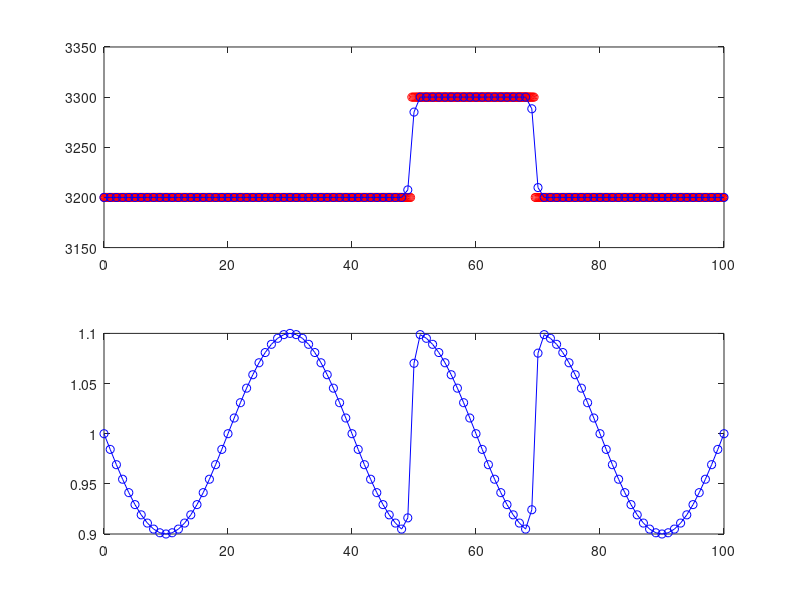

MATLAB code to generate this figure:
%% Solving 1D advection equation
% Mark in cell
% using finite differences in time
% Homework 6
% Yuan Xie, 03/11/2022

% 1) Clear memory and figures
clear all
clf

% 2) Define model
xsize=100; % Horizontal model size, m

% 2.1) Define Eulerian grid
Nx=101; % Model resolution
dx=xsize/(Nx-1); % Grid size, m
x=0:dx:xsize; % Coordinates of Eularian (immobile) grid points, m

% 2.2) Define Lagrangian grid markers
Nxm=1001; % Number of Lagrangian grid points
dxm=xsize/(Nxm-1); % Number of Lagrangian grid points
xm0=0:dxm:xsize; % Initial coordinates of Lagrangian grid points

% 2.3) Define initial density in Lagrangian points
RHOm=zeros(1,Nxm);
for m=1:1:Nxm
    RHOm(m)=3200; % background
    if(xm0(m)>0.4*xsize && xm0(m)<0.6*xsize)
        RHOm(m)=3300;
    end
end

% 2.4)  define timestep
dt=0.5;
% Coordinates of Lagrangian points for the next moment of time
xmdt=xm0;
ntimesteps=20; % Number of time steps

% Time step loop
for t=1:1:ntimesteps
    
    % Interplolation RHO from makers to Eularian nodes(weight average) 
    RHO0=zeros(1,Nx);
    for j=1:1:Nx
        k=0;
        Wtmj=0;
        rho=0;
        for m=1:1:Nxm
            dXmj=abs(x(j)-xm0(m));
            if dXmj <= dx
                k=k+1;
                Wtmj(k)=1-dXmj/dx;
                rho(k)=RHOm(m)*Wtmj(k);
            end
        end
        RHO0(j)=sum(rho)/sum(Wtmj);
    end

    % Define advection velocity
    % velocity in nodes
    vx=zeros(1,Nx);
    for j=1:1:Nx
        vx(j)=1+sin((x(j)-x(1))/xsize*pi*5)*0.1*(RHO0(j)-3250)/50;
    end
    
    % Interpolate velocity from nodes to makers
    vxm=zeros(1,Nxm);
    vxm(end)=vx(end);
    % ERROR !!!: wrong limit
%     for m=1:1:Nxm-1
    for m=1:1:Nxm
        j=fix(xm0(m)/dx)+1;
        % ERROR !!!: index control needed
        if(j>Nx-1)
            j=Nx-1;
        end
        dXmj=x(j)-xm0(m);
        Wtmj=1-abs(dXmj)/dx;
        Wtmj1=1-Wtmj;
        vxm(m)=Wtmj*vx(j)+Wtmj1*vx(j+1);
    end

    % Going through all lagrangian points
    for m=1:1:Nxm
        xmdt(m)=xm0(m)+vxm(m)*dt;
        % Periodic BC
        if(xmdt(m)>xsize)
            xmdt(m)=xmdt(m)-xsize;
        end
        if(xmdt(m)<0)
            xmdt(m)=xmdt(m)+xsize;
        end
    end
    
    
    %     Plot results
    figure(1)
    subplot(2,1,1)
    plot(xm0,RHOm,'o r')
    hold on
    plot(x,RHO0,'-o b')
    hold off
    axis([0 xsize 3150 3350])
    
    subplot(2,1,2)
    plot(x,vx,'-o b')
    axis([0 xsize 0.9 1.1])
    pause(1)
    
    % going to the next time steps
    xm0=xmdt;
end


aaa(1,1)=RHO0(51); % 3285.09563976021
aaa(2,1)=vx(51);  % 1.07019127952042
format long e
disp(aaa(1))
disp('correct answer: 3285.09563976021')
disp(aaa(2))
disp('correct answer: 1.07019127952042')
